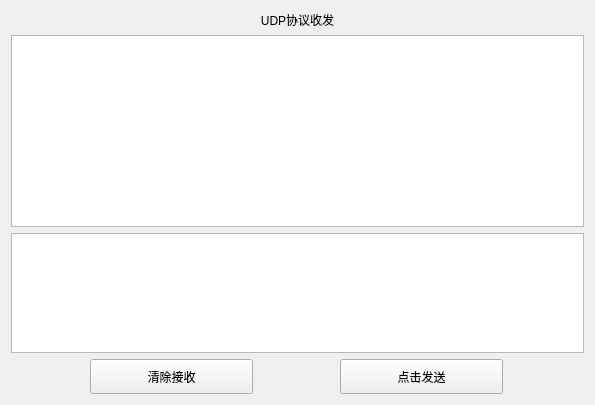
          <widget class="QWidget" name="tab_4">
           <attribute name="title">
            <string>UDP</string>
           </attribute>
           <layout class="QVBoxLayout" name="verticalLayout_6">
            <item>
             <widget class="QLabel" name="label_14">
              <property name="text">
               <string>UDP协议收发</string>
              </property>
              <property name="alignment">
               <set>Qt::AlignCenter</set>
              </property>
             </widget>
            </item>
            <item>
             <widget class="QPlainTextEdit" name="ptedit_UdpRec"/>
            </item>
            <item>
             <widget class="QPlainTextEdit" name="ptedit_UdpSend">
              <property name="maximumSize">
               <size>
                <width>16777215</width>
                <height>120</height>
               </size>
              </property>
             </widget>
            </item>
            <item>
             <layout class="QHBoxLayout" name="horizontalLayout_2" stretch="0,20,10,20,10">
              <item>
               <spacer name="horizontalSpacer_4">
                <property name="orientation">
                 <enum>Qt::Horizontal</enum>
                </property>
                <property name="sizeHint" stdset="0">
                 <size>
                  <width>79</width>
                  <height>20</height>
                 </size>
                </property>
               </spacer>
              </item>
              <item>
               <widget class="QPushButton" name="pbtn_UdpClear">
                <property name="minimumSize">
                 <size>
                  <width>0</width>
                  <height>35</height>
                 </size>
                </property>
                <property name="baseSize">
                 <size>
                  <width>0</width>
                  <height>0</height>
                 </size>
                </property>
                <property name="text">
                 <string>清除接收</string>
                </property>
               </widget>
              </item>
              <item>
               <spacer name="horizontalSpacer_5">
                <property name="orientation">
                 <enum>Qt::Horizontal</enum>
                </property>
                <property name="sizeHint" stdset="0">
                 <size>
                  <width>118</width>
                  <height>20</height>
                 </size>
                </property>
               </spacer>
              </item>
              <item>
               <widget class="QPushButton" name="pbtn_UdpSend">
                <property name="minimumSize">
                 <size>
                  <width>0</width>
                  <height>35</height>
                 </size>
                </property>
                <property name="text">
                 <string>点击发送</string>
                </property>
               </widget>
              </item>
              <item>
               <spacer name="horizontalSpacer_6">
                <property name="orientation">
                 <enum>Qt::Horizontal</enum>
                </property>
                <property name="sizeHint" stdset="0">
                 <size>
                  <width>210</width>
                  <height>20</height>
                 </size>
                </property>
               </spacer>
              </item>
             </layout>
            </item>
           </layout>
          </widget>
